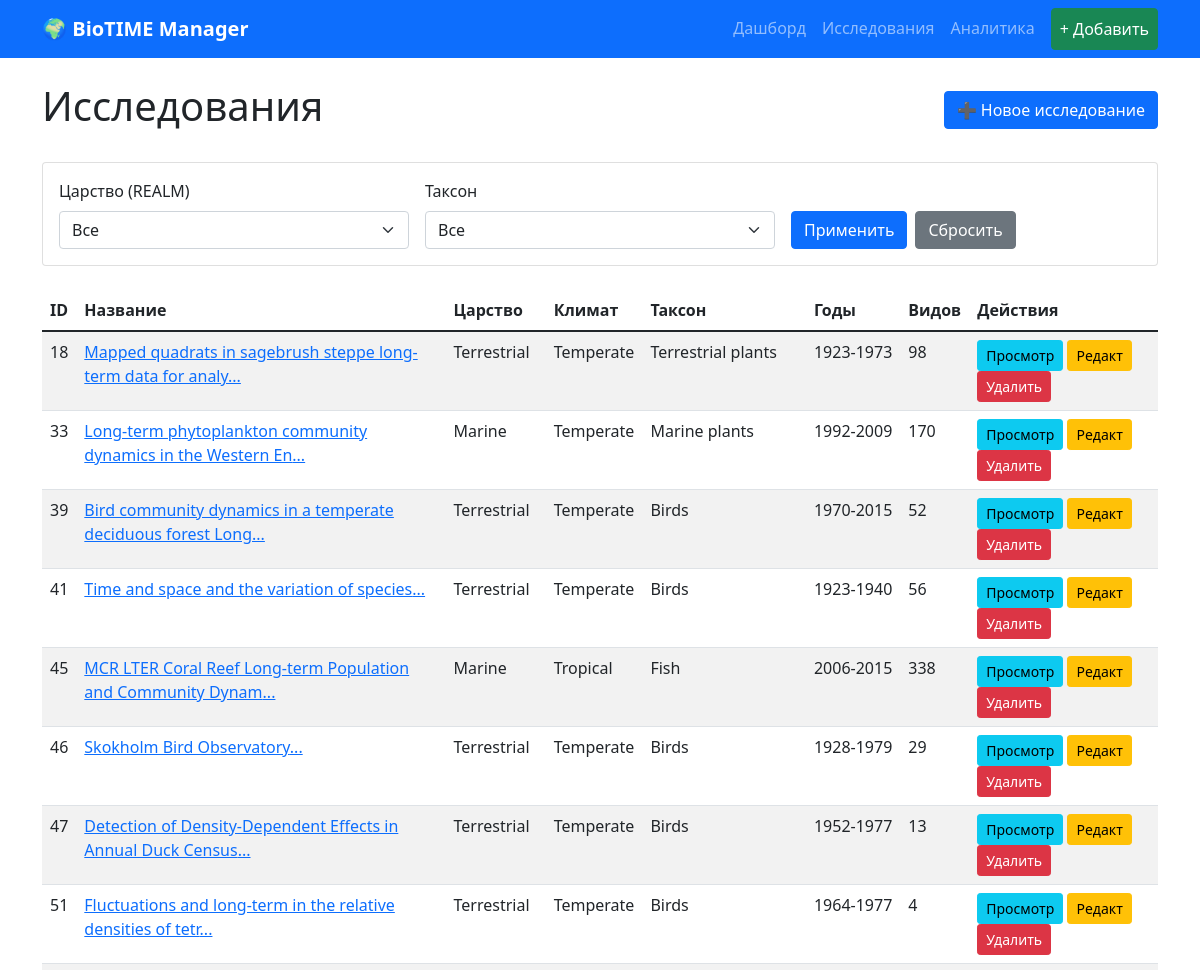
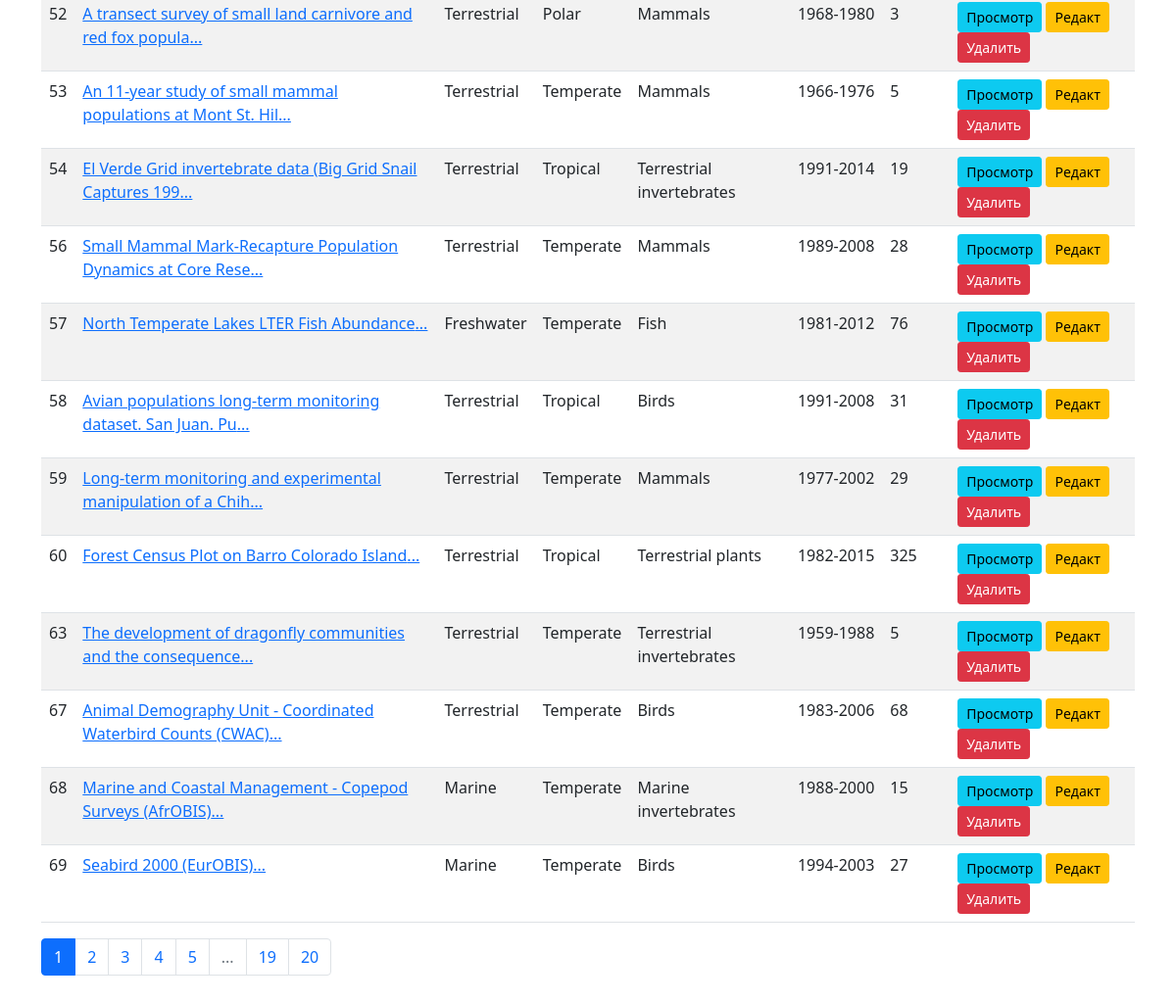
Screenshot of /studies with the database file from the repository (2 pictures, top to bottom).
### models.py (models this page shows, shortened)
class Study(db.Model):
    __tablename__ = 'studies'
    id = db.Column(db.Integer, primary_key=True)
    study_id = db.Column(db.Integer, unique=True, nullable=False, index=True)
    realm = db.Column(db.String(50))
    climate = db.Column(db.String(50))
    habitat = db.Column(db.String(100))
    protected_area = db.Column(db.Boolean, default=False)
    biome_map = db.Column(db.String(150))
    taxa = db.Column(db.String(150))
    organisms = db.Column(db.String(200))
    title = db.Column(db.String(500))
    has_plot = db.Column(db.String(1))
    data_points = db.Column(db.Integer)
    start_year = db.Column(db.Integer)
    end_year = db.Column(db.Integer)
    cent_lat = db.Column(db.Float)
    cent_long = db.Column(db.Float)
    number_of_species = db.Column(db.Integer)
    number_of_samples = db.Column(db.Integer)
    grain_sq_km = db.Column(db.Float)
    area_sq_km = db.Column(db.Float)
    abundance_type = db.Column(db.String(50))
    biomass_type = db.Column(db.String(50))
    web_link = db.Column(db.String(500))
    license = db.Column(db.String(50))
    samples = db.relationship('Sample', backref='study', lazy=True, cascade="all, delete-orphan")

### app.py (the view)
@app.route('/studies')
def studies():
    page = request.args.get('page', 1, type=int)
    realm = request.args.get('realm', '')
    taxa = request.args.get('taxa', '')
    query = Study.query
    if realm:
        query = query.filter(Study.realm == realm)
    if taxa:
        query = query.filter(Study.taxa == taxa)
    pagination = query.paginate(page=page, per_page=20, error_out=False)
    studies = pagination.items
    realms_results = db.session.query(Study.realm).distinct().all()
    realms = [r[0] for r in realms_results if r[0]]
    taxas_results = db.session.query(Study.taxa).distinct().all()
    taxas = [t[0] for t in taxas_results if t[0]]
    return render_template('studies.html',
                         studies=studies,
                         pagination=pagination,
                         realms=realms,
                         taxas=taxas,
                         selected_realm=realm,
                         selected_taxa=taxa)

### templates/studies.html (shortened to what this page needs)
{% extends "base.html" %}
{% block content %}
<div class="container">
    <div class="d-flex justify-content-between align-items-center mb-4">
        <h1>Исследования</h1>
        <a href="{{ url_for('add_study') }}" class="btn btn-primary">➕ Новое исследование</a>
    </div>
    <div class="card mb-4">
        <div class="card-body">
            <form method="GET" class="row g-3">
                <div class="col-md-4">
                    <label class="form-label">Царство (REALM)</label>
                    <select name="realm" class="form-select">
                        <option value="">Все</option>
                    </select>
                </div>
                <div class="col-md-4">
                    <label class="form-label">Таксон</label>
                    <select name="taxa" class="form-select">
                        <option value="">Все</option>
                    </select>
                </div>
                <div class="col-md-4 d-flex align-items-end">
                    <button type="submit" class="btn btn-primary">Применить</button>
                    <a href="{{ url_for('studies') }}" class="btn btn-secondary ms-2">Сбросить</a>
                </div>
            </form>
        </div>
    </div>
    <div class="table-responsive">
        <table class="table table-striped table-hover">
            <thead>
                <tr>
                    <th>ID</th>
                    <th>Название</th>
                    <th>Царство</th>
                    <th>Климат</th>
                    <th>Таксон</th>
                    <th>Годы</th>
                    <th>Видов</th>
                    <th>Действия</th>
                </tr>
            </thead>
            <tbody>
                {% for study in studies %}
                <tr>
                    <td>{{ study.study_id }}</td>
                    <td><a href="{{ url_for('study_detail', study_id=study.id) }}">{{ study.title[:60] }}...</a></td>
                    <td>{{ study.realm }}</td>
                    <td>{{ study.climate }}</td>
                    <td>{{ study.taxa }}</td>
                    <td>{{ study.start_year }}-{{ study.end_year }}</td>
                    <td>{{ study.number_of_species }}</td>
                    <td>
                        <a href="{{ url_for('study_detail', study_id=study.id) }}" class="btn btn-sm btn-info">Просмотр</a>
                        <a href="{{ url_for('edit_study', study_id=study.id) }}" class="btn btn-sm btn-warning">Редакт</a>
                        <form method="POST" action="{{ url_for('delete_study', study_id=study.id) }}" style="display: inline;" onsubmit="return confirm('Удалить исследование?')">
                            <button type="submit" class="btn btn-sm btn-danger">Удалить</button>
                        </form>
                    </td>
                </tr>
                {% endfor %}
            </tbody>
        </table>
    </div>
    {% if pagination.pages > 1 %}
    <nav>
        <ul class="pagination">
            {% for page in pagination.iter_pages() %}
                {% if page %}
                    <li class="page-item {% if page == pagination.page %}active{% endif %}">
                        <a class="page-link" href="{{ url_for('studies', page=page, realm=selected_realm, taxa=selected_taxa) }}">{{ page }}</a>
                    </li>
                {% else %}
                    <li class="page-item disabled"><span class="page-link">...</span></li>
                {% endif %}
            {% endfor %}
        </ul>
    </nav>
    {% endif %}
</div>
{% endblock %}

### templates/base.html (shortened to what this page needs)
<!DOCTYPE html>
<html lang="ru">
<head>
    <link href="https://cdn.jsdelivr.net/npm/bootstrap@5.1.3/dist/css/bootstrap.min.css" rel="stylesheet">
</head>
<body>
    <nav class="navbar navbar-expand-lg navbar-dark bg-primary">
        <div class="container">
            <a class="navbar-brand" href="{{ url_for('index') }}">🌍 BioTIME Manager</a>
            <div class="collapse navbar-collapse" id="navbarNav">
                <ul class="navbar-nav ms-auto">
                    <li class="nav-item">
                        <a class="nav-link" href="{{ url_for('index') }}">Дашборд</a>
                    </li>
                    <li class="nav-item">
                        <a class="nav-link" href="{{ url_for('studies') }}">Исследования</a>
                    </li>
                    <li class="nav-item">
                        <a class="nav-link" href="{{ url_for('analytics') }}">Аналитика</a>
                    </li>
                    <li class="nav-item">
                        <a class="nav-link btn btn-success text-white ms-2" href="{{ url_for('add_study') }}">+ Добавить</a>
                    </li>
                </ul>
            </div>
        </div>
    </nav>
    <main class="py-4">
        {% block content %}{% endblock %}
    </main>
</body>
</html>

### templates/base.html (style rules this page uses)
.navbar-brand { font-weight: bold; }

### rows the page displays
Study: study_id "18", title "Mapped quadrats in sagebrush steppe long-term data for analy", realm "Terrestrial", climate "Temperate", taxa "Terrestrial plants", start_year "1923", end_year "1973", number_of_species "98"
Study: study_id "33", title "Long-term phytoplankton community dynamics in the Western En", realm "Marine", climate "Temperate", taxa "Marine plants", start_year "1992", end_year "2009", number_of_species "170"
Study: study_id "39", title "Bird community dynamics in a temperate deciduous forest Long", realm "Terrestrial", climate "Temperate", taxa "Birds", start_year "1970", end_year "2015", number_of_species "52"
Study: study_id "41", title "Time and space and the variation of species", realm "Terrestrial", climate "Temperate", taxa "Birds", start_year "1923", end_year "1940", number_of_species "56"
Study: study_id "45", title "MCR LTER Coral Reef Long-term Population and Community Dynam", realm "Marine", climate "Tropical", taxa "Fish", start_year "2006", end_year "2015", number_of_species "338"
Study: study_id "46", title "Skokholm Bird Observatory", realm "Terrestrial", climate "Temperate", taxa "Birds", start_year "1928", end_year "1979", number_of_species "29"
Study: study_id "47", title "Detection of Density-Dependent Effects in Annual Duck Census", realm "Terrestrial", climate "Temperate", taxa "Birds", start_year "1952", end_year "1977", number_of_species "13"
Study: study_id "51", title "Fluctuations and long-term in the relative densities of tetr", realm "Terrestrial", climate "Temperate", taxa "Birds", start_year "1964", end_year "1977", number_of_species "4"
Study: study_id "52", title "A transect survey of small land carnivore and red fox popula", realm "Terrestrial", climate "Polar", taxa "Mammals", start_year "1968", end_year "1980", number_of_species "3"
Study: study_id "53", title "An 11-year study of small mammal populations at Mont St. Hil", realm "Terrestrial", climate "Temperate", taxa "Mammals", start_year "1966", end_year "1976", number_of_species "5"
Study: study_id "54", title "El Verde Grid invertebrate data (Big Grid Snail Captures 199", realm "Terrestrial", climate "Tropical", taxa "Terrestrial invertebrates", start_year "1991", end_year "2014", number_of_species "19"
Study: study_id "56", title "Small Mammal Mark-Recapture Population Dynamics at Core Rese", realm "Terrestrial", climate "Temperate", taxa "Mammals", start_year "1989", end_year "2008", number_of_species "28"
Study: study_id "57", title "North Temperate Lakes LTER Fish Abundance", realm "Freshwater", climate "Temperate", taxa "Fish", start_year "1981", end_year "2012", number_of_species "76"
Study: study_id "58", title "Avian populations long-term monitoring dataset. San Juan. Pu", realm "Terrestrial", climate "Tropical", taxa "Birds", start_year "1991", end_year "2008", number_of_species "31"
Study: study_id "59", title "Long-term monitoring and experimental manipulation of a Chih", realm "Terrestrial", climate "Temperate", taxa "Mammals", start_year "1977", end_year "2002", number_of_species "29"
Study: study_id "60", title "Forest Census Plot on Barro Colorado Island", realm "Terrestrial", climate "Tropical", taxa "Terrestrial plants", start_year "1982", end_year "2015", number_of_species "325"
Study: study_id "63", title "The development of dragonfly communities and the consequence", realm "Terrestrial", climate "Temperate", taxa "Terrestrial invertebrates", start_year "1959", end_year "1988", number_of_species "5"
Study: study_id "67", title "Animal Demography Unit - Coordinated Waterbird Counts (CWAC)", realm "Terrestrial", climate "Temperate", taxa "Birds", start_year "1983", end_year "2006", number_of_species "68"
Study: study_id "68", title "Marine and Coastal Management - Copepod Surveys (AfrOBIS)", realm "Marine", climate "Temperate", taxa "Marine invertebrates", start_year "1988", end_year "2000", number_of_species "15"
Study: study_id "69", title "Seabird 2000 (EurOBIS)", realm "Marine", climate "Temperate", taxa "Birds", start_year "1994", end_year "2003", number_of_species "27"

### other values shown
{{ page }} "1" "2" "3" "4" "5" "19" "20"
